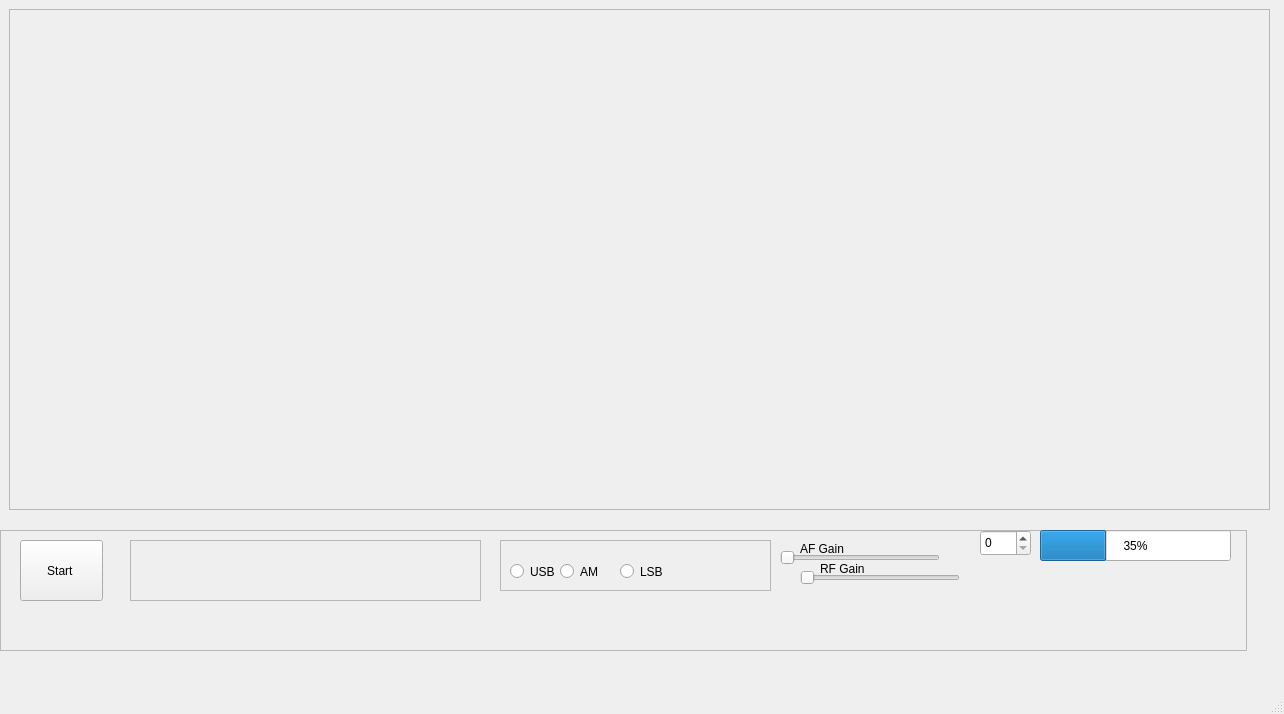
<?xml version="1.0" encoding="UTF-8"?>
<ui version="4.0">
 <class>MainWindow</class>
 <widget class="QMainWindow" name="MainWindow">
  <property name="geometry">
   <rect>
    <x>0</x>
    <y>0</y>
    <width>1284</width>
    <height>714</height>
   </rect>
  </property>
  <property name="sizePolicy">
   <sizepolicy hsizetype="Expanding" vsizetype="Expanding">
    <horstretch>0</horstretch>
    <verstretch>0</verstretch>
   </sizepolicy>
  </property>
  <property name="windowTitle">
   <string>RSP-QRX</string>
  </property>
  <widget class="QWidget" name="centralwidget">
   <property name="sizePolicy">
    <sizepolicy hsizetype="Expanding" vsizetype="Expanding">
     <horstretch>100</horstretch>
     <verstretch>100</verstretch>
    </sizepolicy>
   </property>
   <widget class="ScopePlotter" name="alpha_plotter">
    <property name="enabled">
     <bool>true</bool>
    </property>
    <property name="geometry">
     <rect>
      <x>9</x>
      <y>9</y>
      <width>1261</width>
      <height>501</height>
     </rect>
    </property>
    <property name="sizePolicy">
     <sizepolicy hsizetype="Expanding" vsizetype="Expanding">
      <horstretch>0</horstretch>
      <verstretch>0</verstretch>
     </sizepolicy>
    </property>
    <property name="sizeIncrement">
     <size>
      <width>10</width>
      <height>10</height>
     </size>
    </property>
    <property name="baseSize">
     <size>
      <width>1200</width>
      <height>800</height>
     </size>
    </property>
    <property name="mouseTracking">
     <bool>true</bool>
    </property>
    <property name="frameShape">
     <enum>QFrame::StyledPanel</enum>
    </property>
    <property name="frameShadow">
     <enum>QFrame::Raised</enum>
    </property>
    <property name="lineWidth">
     <number>1</number>
    </property>
   </widget>
   <widget class="QFrame" name="frame_2">
    <property name="geometry">
     <rect>
      <x>0</x>
      <y>530</y>
      <width>1247</width>
      <height>121</height>
     </rect>
    </property>
    <property name="frameShape">
     <enum>QFrame::StyledPanel</enum>
    </property>
    <property name="frameShadow">
     <enum>QFrame::Raised</enum>
    </property>
    <widget class="QPushButton" name="setupRsp">
     <property name="geometry">
      <rect>
       <x>20</x>
       <y>10</y>
       <width>83</width>
       <height>61</height>
      </rect>
     </property>
     <property name="text">
      <string>Start </string>
     </property>
    </widget>
    <widget class="CFreqCtrl" name="freqCtrl">
     <property name="geometry">
      <rect>
       <x>130</x>
       <y>10</y>
       <width>351</width>
       <height>61</height>
      </rect>
     </property>
     <property name="frameShape">
      <enum>QFrame::StyledPanel</enum>
     </property>
     <property name="frameShadow">
      <enum>QFrame::Raised</enum>
     </property>
    </widget>
    <widget class="QLabel" name="label_2">
     <property name="geometry">
      <rect>
       <x>800</x>
       <y>10</y>
       <width>64</width>
       <height>17</height>
      </rect>
     </property>
     <property name="text">
      <string>AF Gain</string>
     </property>
    </widget>
    <widget class="QSlider" name="af_gain">
     <property name="geometry">
      <rect>
       <x>780</x>
       <y>20</y>
       <width>160</width>
       <height>16</height>
      </rect>
     </property>
     <property name="orientation">
      <enum>Qt::Horizontal</enum>
     </property>
    </widget>
    <widget class="QLabel" name="label_3">
     <property name="geometry">
      <rect>
       <x>820</x>
       <y>30</y>
       <width>64</width>
       <height>17</height>
      </rect>
     </property>
     <property name="text">
      <string>RF Gain</string>
     </property>
    </widget>
    <widget class="QProgressBar" name="Bar">
     <property name="geometry">
      <rect>
       <x>1040</x>
       <y>0</y>
       <width>191</width>
       <height>31</height>
      </rect>
     </property>
     <property name="maximum">
      <number>80</number>
     </property>
     <property name="value">
      <number>28</number>
     </property>
     <property name="orientation">
      <enum>Qt::Horizontal</enum>
     </property>
    </widget>
    <widget class="QSlider" name="rf_gain">
     <property name="geometry">
      <rect>
       <x>800</x>
       <y>40</y>
       <width>160</width>
       <height>16</height>
      </rect>
     </property>
     <property name="orientation">
      <enum>Qt::Horizontal</enum>
     </property>
    </widget>
    <widget class="QFrame" name="frame_6">
     <property name="geometry">
      <rect>
       <x>500</x>
       <y>10</y>
       <width>271</width>
       <height>51</height>
      </rect>
     </property>
     <property name="frameShape">
      <enum>QFrame::StyledPanel</enum>
     </property>
     <property name="frameShadow">
      <enum>QFrame::Raised</enum>
     </property>
     <widget class="QRadioButton" name="dsb">
      <property name="geometry">
       <rect>
        <x>60</x>
        <y>20</y>
        <width>106</width>
        <height>23</height>
       </rect>
      </property>
      <property name="text">
       <string>AM</string>
      </property>
     </widget>
     <widget class="QRadioButton" name="lsb">
      <property name="geometry">
       <rect>
        <x>120</x>
        <y>20</y>
        <width>106</width>
        <height>23</height>
       </rect>
      </property>
      <property name="text">
       <string>LSB</string>
      </property>
     </widget>
     <widget class="QRadioButton" name="usb">
      <property name="geometry">
       <rect>
        <x>10</x>
        <y>20</y>
        <width>106</width>
        <height>23</height>
       </rect>
      </property>
      <property name="text">
       <string>USB</string>
      </property>
     </widget>
    </widget>
    <widget class="QSpinBox" name="BBG">
     <property name="geometry">
      <rect>
       <x>980</x>
       <y>0</y>
       <width>51</width>
       <height>26</height>
      </rect>
     </property>
     <property name="maximum">
      <number>63</number>
     </property>
    </widget>
   </widget>
  </widget>
  <widget class="QMenuBar" name="menubar">
   <property name="geometry">
    <rect>
     <x>0</x>
     <y>0</y>
     <width>1284</width>
     <height>28</height>
    </rect>
   </property>
  </widget>
  <widget class="QStatusBar" name="statusbar"/>
 </widget>
 <customwidgets>
  <customwidget>
   <class>ScopePlotter</class>
   <extends>QFrame</extends>
   <header location="global">ScopePlotter.h</header>
   <container>1</container>
  </customwidget>
  <customwidget>
   <class>CFreqCtrl</class>
   <extends>QFrame</extends>
   <header location="global">cfreqctrl.h</header>
   <container>1</container>
  </customwidget>
 </customwidgets>
 <resources/>
 <connections/>
</ui>
